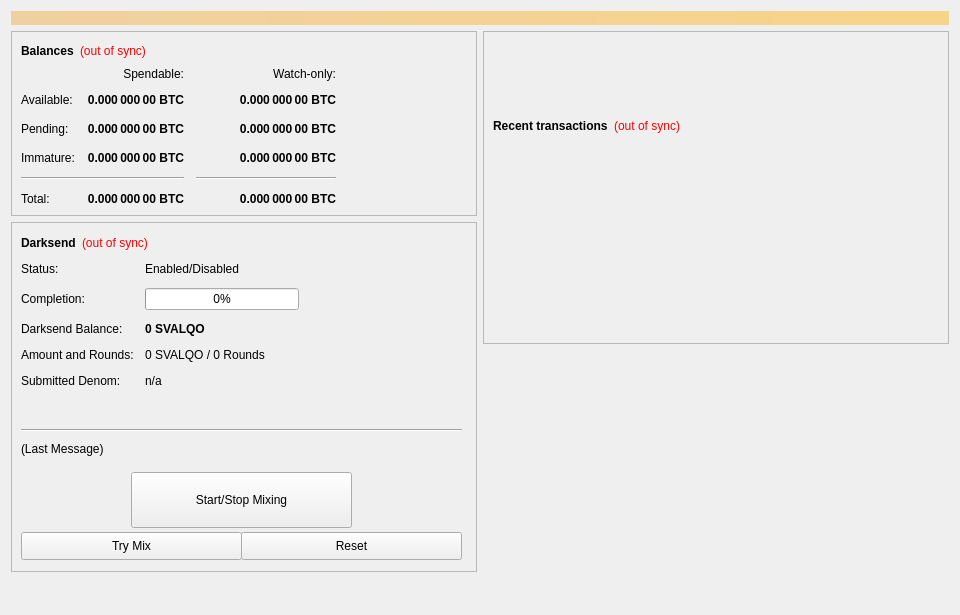
<?xml version="1.0" encoding="UTF-8"?>
<ui version="4.0">
 <class>OverviewPage</class>
 <widget class="QWidget" name="OverviewPage">
  <property name="geometry">
   <rect>
    <x>0</x>
    <y>0</y>
    <width>960</width>
    <height>615</height>
   </rect>
  </property>
  <property name="minimumSize">
   <size>
    <width>960</width>
    <height>0</height>
   </size>
  </property>
  <property name="windowTitle">
   <string>Form</string>
  </property>
  <layout class="QVBoxLayout" name="topLayout">
   <item>
    <widget class="QLabel" name="labelAlerts">
     <property name="visible">
      <bool>false</bool>
     </property>
     <property name="styleSheet">
      <string notr="true">background-color: qlineargradient(x1: 0, y1: 0, x2: 1, y2: 0, stop:0 #F0D0A0, stop:1 #F8D488); color:#000000;</string>
     </property>
     <property name="wordWrap">
      <bool>true</bool>
     </property>
     <property name="margin">
      <number>3</number>
     </property>
    </widget>
   </item>
   <item>
    <layout class="QHBoxLayout" name="horizontalLayout" stretch="1,1">
     <item>
      <layout class="QVBoxLayout" name="verticalLayout_2">
       <item>
        <widget class="QFrame" name="frame">
         <property name="frameShape">
          <enum>QFrame::StyledPanel</enum>
         </property>
         <property name="frameShadow">
          <enum>QFrame::Raised</enum>
         </property>
         <layout class="QVBoxLayout" name="verticalLayout_4">
          <item>
           <layout class="QHBoxLayout" name="horizontalLayout_4">
            <item>
             <widget class="QLabel" name="label_5">
              <property name="font">
               <font>
                <weight>75</weight>
                <bold>true</bold>
               </font>
              </property>
              <property name="text">
               <string>Balances</string>
              </property>
             </widget>
            </item>
            <item>
             <widget class="QLabel" name="labelWalletStatus">
              <property name="cursor">
               <cursorShape>WhatsThisCursor</cursorShape>
              </property>
              <property name="toolTip">
               <string>The displayed information may be out of date. Your wallet automatically synchronizes with the SVALQO network after a connection is established, but this process has not completed yet.</string>
              </property>
              <property name="styleSheet">
               <string notr="true">QLabel { color: red; }</string>
              </property>
              <property name="text">
               <string notr="true">(out of sync)</string>
              </property>
              <property name="alignment">
               <set>Qt::AlignLeading|Qt::AlignLeft|Qt::AlignVCenter</set>
              </property>
             </widget>
            </item>
            <item>
             <spacer name="horizontalSpacer_3">
              <property name="orientation">
               <enum>Qt::Horizontal</enum>
              </property>
              <property name="sizeHint" stdset="0">
               <size>
                <width>40</width>
                <height>20</height>
               </size>
              </property>
             </spacer>
            </item>
           </layout>
          </item>
          <item>
           <layout class="QGridLayout" name="gridLayout">
            <property name="spacing">
             <number>12</number>
            </property>
            <item row="2" column="2">
             <widget class="QLabel" name="labelWatchPending">
              <property name="font">
               <font>
                <weight>75</weight>
                <bold>true</bold>
               </font>
              </property>
              <property name="cursor">
               <cursorShape>IBeamCursor</cursorShape>
              </property>
              <property name="toolTip">
               <string>Unconfirmed transactions to watch-only addresses</string>
              </property>
              <property name="text">
               <string notr="true">0.000 000 00 BTC</string>
              </property>
              <property name="alignment">
               <set>Qt::AlignRight|Qt::AlignTrailing|Qt::AlignVCenter</set>
              </property>
              <property name="textInteractionFlags">
               <set>Qt::LinksAccessibleByMouse|Qt::TextSelectableByKeyboard|Qt::TextSelectableByMouse</set>
              </property>
             </widget>
            </item>
            <item row="2" column="1">
             <widget class="QLabel" name="labelUnconfirmed">
              <property name="font">
               <font>
                <weight>75</weight>
                <bold>true</bold>
               </font>
              </property>
              <property name="cursor">
               <cursorShape>IBeamCursor</cursorShape>
              </property>
              <property name="toolTip">
               <string>Total of transactions that have yet to be confirmed, and do not yet count toward the spendable balance</string>
              </property>
              <property name="text">
               <string notr="true">0.000 000 00 BTC</string>
              </property>
              <property name="alignment">
               <set>Qt::AlignRight|Qt::AlignTrailing|Qt::AlignVCenter</set>
              </property>
              <property name="textInteractionFlags">
               <set>Qt::LinksAccessibleByMouse|Qt::TextSelectableByKeyboard|Qt::TextSelectableByMouse</set>
              </property>
             </widget>
            </item>
            <item row="3" column="2">
             <widget class="QLabel" name="labelWatchImmature">
              <property name="font">
               <font>
                <weight>75</weight>
                <bold>true</bold>
               </font>
              </property>
              <property name="cursor">
               <cursorShape>IBeamCursor</cursorShape>
              </property>
              <property name="toolTip">
               <string>Staked or masternode rewards in watch-only addresses that has not yet matured</string>
              </property>
              <property name="text">
               <string notr="true">0.000 000 00 BTC</string>
              </property>
              <property name="alignment">
               <set>Qt::AlignRight|Qt::AlignTrailing|Qt::AlignVCenter</set>
              </property>
              <property name="textInteractionFlags">
               <set>Qt::LinksAccessibleByMouse|Qt::TextSelectableByKeyboard|Qt::TextSelectableByMouse</set>
              </property>
             </widget>
            </item>
            <item row="4" column="0" colspan="2">
             <widget class="Line" name="lineSpendableBalance">
              <property name="orientation">
               <enum>Qt::Horizontal</enum>
              </property>
             </widget>
            </item>
            <item row="4" column="2">
             <widget class="Line" name="lineWatchBalance">
              <property name="sizePolicy">
               <sizepolicy hsizetype="Preferred" vsizetype="Fixed">
                <horstretch>0</horstretch>
                <verstretch>0</verstretch>
               </sizepolicy>
              </property>
              <property name="minimumSize">
               <size>
                <width>140</width>
                <height>0</height>
               </size>
              </property>
              <property name="orientation">
               <enum>Qt::Horizontal</enum>
              </property>
             </widget>
            </item>
            <item row="5" column="0">
             <widget class="QLabel" name="labelTotalText">
              <property name="text">
               <string>Total:</string>
              </property>
             </widget>
            </item>
            <item row="3" column="1">
             <widget class="QLabel" name="labelImmature">
              <property name="font">
               <font>
                <weight>75</weight>
                <bold>true</bold>
               </font>
              </property>
              <property name="cursor">
               <cursorShape>IBeamCursor</cursorShape>
              </property>
              <property name="toolTip">
               <string>Staked or masternode rewards that has not yet matured</string>
              </property>
              <property name="text">
               <string notr="true">0.000 000 00 BTC</string>
              </property>
              <property name="alignment">
               <set>Qt::AlignRight|Qt::AlignTrailing|Qt::AlignVCenter</set>
              </property>
              <property name="textInteractionFlags">
               <set>Qt::LinksAccessibleByMouse|Qt::TextSelectableByKeyboard|Qt::TextSelectableByMouse</set>
              </property>
             </widget>
            </item>
            <item row="2" column="3">
             <spacer name="horizontalSpacer_2">
              <property name="orientation">
               <enum>Qt::Horizontal</enum>
              </property>
              <property name="sizeHint" stdset="0">
               <size>
                <width>40</width>
                <height>20</height>
               </size>
              </property>
             </spacer>
            </item>
            <item row="3" column="0">
             <widget class="QLabel" name="labelImmatureText">
              <property name="text">
               <string>Immature:</string>
              </property>
             </widget>
            </item>
            <item row="5" column="1">
             <widget class="QLabel" name="labelTotal">
              <property name="font">
               <font>
                <weight>75</weight>
                <bold>true</bold>
               </font>
              </property>
              <property name="cursor">
               <cursorShape>IBeamCursor</cursorShape>
              </property>
              <property name="toolTip">
               <string>Your current total balance</string>
              </property>
              <property name="text">
               <string notr="true">0.000 000 00 BTC</string>
              </property>
              <property name="alignment">
               <set>Qt::AlignRight|Qt::AlignTrailing|Qt::AlignVCenter</set>
              </property>
              <property name="textInteractionFlags">
               <set>Qt::LinksAccessibleByMouse|Qt::TextSelectableByKeyboard|Qt::TextSelectableByMouse</set>
              </property>
             </widget>
            </item>
            <item row="5" column="2">
             <widget class="QLabel" name="labelWatchTotal">
              <property name="font">
               <font>
                <weight>75</weight>
                <bold>true</bold>
               </font>
              </property>
              <property name="cursor">
               <cursorShape>IBeamCursor</cursorShape>
              </property>
              <property name="toolTip">
               <string>Current total balance in watch-only addresses</string>
              </property>
              <property name="text">
               <string notr="true">0.000 000 00 BTC</string>
              </property>
              <property name="alignment">
               <set>Qt::AlignRight|Qt::AlignTrailing|Qt::AlignVCenter</set>
              </property>
              <property name="textInteractionFlags">
               <set>Qt::LinksAccessibleByMouse|Qt::TextSelectableByKeyboard|Qt::TextSelectableByMouse</set>
              </property>
             </widget>
            </item>
            <item row="0" column="2">
             <widget class="QLabel" name="labelWatchonly">
              <property name="text">
               <string>Watch-only:</string>
              </property>
              <property name="alignment">
               <set>Qt::AlignRight|Qt::AlignTrailing|Qt::AlignVCenter</set>
              </property>
             </widget>
            </item>
            <item row="1" column="0">
             <widget class="QLabel" name="labelBalanceText">
              <property name="text">
               <string>Available:</string>
              </property>
             </widget>
            </item>
            <item row="1" column="1">
             <widget class="QLabel" name="labelBalance">
              <property name="font">
               <font>
                <weight>75</weight>
                <bold>true</bold>
               </font>
              </property>
              <property name="cursor">
               <cursorShape>IBeamCursor</cursorShape>
              </property>
              <property name="toolTip">
               <string>Your current spendable balance</string>
              </property>
              <property name="text">
               <string notr="true">0.000 000 00 BTC</string>
              </property>
              <property name="alignment">
               <set>Qt::AlignRight|Qt::AlignTrailing|Qt::AlignVCenter</set>
              </property>
              <property name="textInteractionFlags">
               <set>Qt::LinksAccessibleByMouse|Qt::TextSelectableByKeyboard|Qt::TextSelectableByMouse</set>
              </property>
             </widget>
            </item>
            <item row="1" column="2">
             <widget class="QLabel" name="labelWatchAvailable">
              <property name="font">
               <font>
                <weight>75</weight>
                <bold>true</bold>
               </font>
              </property>
              <property name="cursor">
               <cursorShape>IBeamCursor</cursorShape>
              </property>
              <property name="toolTip">
               <string>Your current balance in watch-only addresses</string>
              </property>
              <property name="text">
               <string notr="true">0.000 000 00 BTC</string>
              </property>
              <property name="alignment">
               <set>Qt::AlignRight|Qt::AlignTrailing|Qt::AlignVCenter</set>
              </property>
              <property name="textInteractionFlags">
               <set>Qt::LinksAccessibleByMouse|Qt::TextSelectableByKeyboard|Qt::TextSelectableByMouse</set>
              </property>
             </widget>
            </item>
            <item row="2" column="0">
             <widget class="QLabel" name="labelPendingText">
              <property name="text">
               <string>Pending:</string>
              </property>
             </widget>
            </item>
            <item row="0" column="1">
             <widget class="QLabel" name="labelSpendable">
              <property name="text">
               <string>Spendable:</string>
              </property>
              <property name="alignment">
               <set>Qt::AlignRight|Qt::AlignTrailing|Qt::AlignVCenter</set>
              </property>
             </widget>
            </item>
           </layout>
          </item>
         </layout>
        </widget>
       </item>
       <item>
        <widget class="QFrame" name="frameDarksend">
         <property name="minimumSize">
          <size>
           <width>0</width>
           <height>350</height>
          </size>
         </property>
         <property name="layoutDirection">
          <enum>Qt::LeftToRight</enum>
         </property>
         <property name="frameShape">
          <enum>QFrame::StyledPanel</enum>
         </property>
         <property name="frameShadow">
          <enum>QFrame::Raised</enum>
         </property>
         <widget class="QWidget" name="formLayoutWidget">
          <property name="geometry">
           <rect>
            <x>10</x>
            <y>40</y>
            <width>451</width>
            <height>161</height>
           </rect>
          </property>
          <layout class="QFormLayout" name="formLayout">
           <property name="fieldGrowthPolicy">
            <enum>QFormLayout::AllNonFixedFieldsGrow</enum>
           </property>
           <property name="horizontalSpacing">
            <number>11</number>
           </property>
           <property name="verticalSpacing">
            <number>12</number>
           </property>
           <item row="0" column="0">
            <widget class="QLabel" name="label_6">
             <property name="text">
              <string>Status:</string>
             </property>
            </widget>
           </item>
           <item row="1" column="0">
            <widget class="QLabel" name="label_7">
             <property name="text">
              <string>Completion:</string>
             </property>
            </widget>
           </item>
           <item row="1" column="1">
            <widget class="QProgressBar" name="DarksendProgress">
             <property name="maximumSize">
              <size>
               <width>154</width>
               <height>16777215</height>
              </size>
             </property>
             <property name="value">
              <number>0</number>
             </property>
            </widget>
           </item>
           <item row="2" column="0">
            <widget class="QLabel" name="labelAnonymizedText">
             <property name="text">
              <string>Darksend Balance:</string>
             </property>
            </widget>
           </item>
           <item row="2" column="1">
            <widget class="QLabel" name="labelAnonymized">
             <property name="font">
              <font>
               <weight>75</weight>
               <bold>true</bold>
              </font>
             </property>
             <property name="text">
              <string notr="true">0 SVALQO</string>
             </property>
            </widget>
           </item>
           <item row="3" column="0">
            <widget class="QLabel" name="label_8">
             <property name="text">
              <string>Amount and Rounds:</string>
             </property>
            </widget>
           </item>
           <item row="3" column="1">
            <widget class="QLabel" name="labelAmountRounds">
             <property name="text">
              <string>0 SVALQO / 0 Rounds</string>
             </property>
            </widget>
           </item>
           <item row="4" column="0">
            <widget class="QLabel" name="label_9">
             <property name="text">
              <string>Submitted Denom:</string>
             </property>
            </widget>
           </item>
           <item row="4" column="1">
            <widget class="QLabel" name="labelSubmittedDenom">
             <property name="toolTip">
              <string>The denominations you submitted to the Masternode.&lt;br&gt;To mix, other users must submit the exact same denominations.</string>
             </property>
             <property name="text">
              <string>n/a</string>
             </property>
            </widget>
           </item>
           <item row="0" column="1">
            <widget class="QLabel" name="DarksendEnabled">
             <property name="text">
              <string>Enabled/Disabled</string>
             </property>
            </widget>
           </item>
          </layout>
         </widget>
         <widget class="QPushButton" name="runAutoDenom">
          <property name="geometry">
           <rect>
            <x>251</x>
            <y>17</y>
            <width>1</width>
            <height>1</height>
           </rect>
          </property>
          <property name="palette">
           <palette>
            <active>
             <colorrole role="WindowText">
              <brush brushstyle="SolidPattern">
               <color alpha="255">
                <red>0</red>
                <green>0</green>
                <blue>0</blue>
               </color>
              </brush>
             </colorrole>
             <colorrole role="Button">
              <brush brushstyle="SolidPattern">
               <color alpha="255">
                <red>239</red>
                <green>238</green>
                <blue>238</blue>
               </color>
              </brush>
             </colorrole>
             <colorrole role="Light">
              <brush brushstyle="SolidPattern">
               <color alpha="255">
                <red>255</red>
                <green>255</green>
                <blue>255</blue>
               </color>
              </brush>
             </colorrole>
             <colorrole role="Midlight">
              <brush brushstyle="SolidPattern">
               <color alpha="255">
                <red>247</red>
                <green>246</green>
                <blue>246</blue>
               </color>
              </brush>
             </colorrole>
             <colorrole role="Dark">
              <brush brushstyle="SolidPattern">
               <color alpha="255">
                <red>119</red>
                <green>119</green>
                <blue>119</blue>
               </color>
              </brush>
             </colorrole>
             <colorrole role="Mid">
              <brush brushstyle="SolidPattern">
               <color alpha="255">
                <red>159</red>
                <green>159</green>
                <blue>159</blue>
               </color>
              </brush>
             </colorrole>
             <colorrole role="Text">
              <brush brushstyle="SolidPattern">
               <color alpha="255">
                <red>0</red>
                <green>0</green>
                <blue>0</blue>
               </color>
              </brush>
             </colorrole>
             <colorrole role="BrightText">
              <brush brushstyle="SolidPattern">
               <color alpha="255">
                <red>255</red>
                <green>255</green>
                <blue>255</blue>
               </color>
              </brush>
             </colorrole>
             <colorrole role="ButtonText">
              <brush brushstyle="SolidPattern">
               <color alpha="255">
                <red>0</red>
                <green>0</green>
                <blue>0</blue>
               </color>
              </brush>
             </colorrole>
             <colorrole role="Base">
              <brush brushstyle="SolidPattern">
               <color alpha="255">
                <red>255</red>
                <green>255</green>
                <blue>255</blue>
               </color>
              </brush>
             </colorrole>
             <colorrole role="Window">
              <brush brushstyle="SolidPattern">
               <color alpha="255">
                <red>239</red>
                <green>238</green>
                <blue>238</blue>
               </color>
              </brush>
             </colorrole>
             <colorrole role="Shadow">
              <brush brushstyle="SolidPattern">
               <color alpha="255">
                <red>0</red>
                <green>0</green>
                <blue>0</blue>
               </color>
              </brush>
             </colorrole>
             <colorrole role="AlternateBase">
              <brush brushstyle="SolidPattern">
               <color alpha="255">
                <red>247</red>
                <green>246</green>
                <blue>246</blue>
               </color>
              </brush>
             </colorrole>
             <colorrole role="ToolTipBase">
              <brush brushstyle="SolidPattern">
               <color alpha="255">
                <red>255</red>
                <green>255</green>
                <blue>220</blue>
               </color>
              </brush>
             </colorrole>
             <colorrole role="ToolTipText">
              <brush brushstyle="SolidPattern">
               <color alpha="255">
                <red>0</red>
                <green>0</green>
                <blue>0</blue>
               </color>
              </brush>
             </colorrole>
            </active>
            <inactive>
             <colorrole role="WindowText">
              <brush brushstyle="SolidPattern">
               <color alpha="255">
                <red>0</red>
                <green>0</green>
                <blue>0</blue>
               </color>
              </brush>
             </colorrole>
             <colorrole role="Button">
              <brush brushstyle="SolidPattern">
               <color alpha="255">
                <red>239</red>
                <green>238</green>
                <blue>238</blue>
               </color>
              </brush>
             </colorrole>
             <colorrole role="Light">
              <brush brushstyle="SolidPattern">
               <color alpha="255">
                <red>255</red>
                <green>255</green>
                <blue>255</blue>
               </color>
              </brush>
             </colorrole>
             <colorrole role="Midlight">
              <brush brushstyle="SolidPattern">
               <color alpha="255">
                <red>247</red>
                <green>246</green>
                <blue>246</blue>
               </color>
              </brush>
             </colorrole>
             <colorrole role="Dark">
              <brush brushstyle="SolidPattern">
               <color alpha="255">
                <red>119</red>
                <green>119</green>
                <blue>119</blue>
               </color>
              </brush>
             </colorrole>
             <colorrole role="Mid">
              <brush brushstyle="SolidPattern">
               <color alpha="255">
                <red>159</red>
                <green>159</green>
                <blue>159</blue>
               </color>
              </brush>
             </colorrole>
             <colorrole role="Text">
              <brush brushstyle="SolidPattern">
               <color alpha="255">
                <red>0</red>
                <green>0</green>
                <blue>0</blue>
               </color>
              </brush>
             </colorrole>
             <colorrole role="BrightText">
              <brush brushstyle="SolidPattern">
               <color alpha="255">
                <red>255</red>
                <green>255</green>
                <blue>255</blue>
               </color>
              </brush>
             </colorrole>
             <colorrole role="ButtonText">
              <brush brushstyle="SolidPattern">
               <color alpha="255">
                <red>0</red>
                <green>0</green>
                <blue>0</blue>
               </color>
              </brush>
             </colorrole>
             <colorrole role="Base">
              <brush brushstyle="SolidPattern">
               <color alpha="255">
                <red>255</red>
                <green>255</green>
                <blue>255</blue>
               </color>
              </brush>
             </colorrole>
             <colorrole role="Window">
              <brush brushstyle="SolidPattern">
               <color alpha="255">
                <red>239</red>
                <green>238</green>
                <blue>238</blue>
               </color>
              </brush>
             </colorrole>
             <colorrole role="Shadow">
              <brush brushstyle="SolidPattern">
               <color alpha="255">
                <red>0</red>
                <green>0</green>
                <blue>0</blue>
               </color>
              </brush>
             </colorrole>
             <colorrole role="AlternateBase">
              <brush brushstyle="SolidPattern">
               <color alpha="255">
                <red>247</red>
                <green>246</green>
                <blue>246</blue>
               </color>
              </brush>
             </colorrole>
             <colorrole role="ToolTipBase">
              <brush brushstyle="SolidPattern">
               <color alpha="255">
                <red>255</red>
                <green>255</green>
                <blue>220</blue>
               </color>
              </brush>
             </colorrole>
             <colorrole role="ToolTipText">
              <brush brushstyle="SolidPattern">
               <color alpha="255">
                <red>0</red>
                <green>0</green>
                <blue>0</blue>
               </color>
              </brush>
             </colorrole>
            </inactive>
            <disabled>
             <colorrole role="WindowText">
              <brush brushstyle="SolidPattern">
               <color alpha="255">
                <red>119</red>
                <green>119</green>
                <blue>119</blue>
               </color>
              </brush>
             </colorrole>
             <colorrole role="Button">
              <brush brushstyle="SolidPattern">
               <color alpha="255">
                <red>239</red>
                <green>238</green>
                <blue>238</blue>
               </color>
              </brush>
             </colorrole>
             <colorrole role="Light">
              <brush brushstyle="SolidPattern">
               <color alpha="255">
                <red>255</red>
                <green>255</green>
                <blue>255</blue>
               </color>
              </brush>
             </colorrole>
             <colorrole role="Midlight">
              <brush brushstyle="SolidPattern">
               <color alpha="255">
                <red>247</red>
                <green>246</green>
                <blue>246</blue>
               </color>
              </brush>
             </colorrole>
             <colorrole role="Dark">
              <brush brushstyle="SolidPattern">
               <color alpha="255">
                <red>119</red>
                <green>119</green>
                <blue>119</blue>
               </color>
              </brush>
             </colorrole>
             <colorrole role="Mid">
              <brush brushstyle="SolidPattern">
               <color alpha="255">
                <red>159</red>
                <green>159</green>
                <blue>159</blue>
               </color>
              </brush>
             </colorrole>
             <colorrole role="Text">
              <brush brushstyle="SolidPattern">
               <color alpha="255">
                <red>119</red>
                <green>119</green>
                <blue>119</blue>
               </color>
              </brush>
             </colorrole>
             <colorrole role="BrightText">
              <brush brushstyle="SolidPattern">
               <color alpha="255">
                <red>255</red>
                <green>255</green>
                <blue>255</blue>
               </color>
              </brush>
             </colorrole>
             <colorrole role="ButtonText">
              <brush brushstyle="SolidPattern">
               <color alpha="255">
                <red>119</red>
                <green>119</green>
                <blue>119</blue>
               </color>
              </brush>
             </colorrole>
             <colorrole role="Base">
              <brush brushstyle="SolidPattern">
               <color alpha="255">
                <red>239</red>
                <green>238</green>
                <blue>238</blue>
               </color>
              </brush>
             </colorrole>
             <colorrole role="Window">
              <brush brushstyle="SolidPattern">
               <color alpha="255">
                <red>239</red>
                <green>238</green>
                <blue>238</blue>
               </color>
              </brush>
             </colorrole>
             <colorrole role="Shadow">
              <brush brushstyle="SolidPattern">
               <color alpha="255">
                <red>0</red>
                <green>0</green>
                <blue>0</blue>
               </color>
              </brush>
             </colorrole>
             <colorrole role="AlternateBase">
              <brush brushstyle="SolidPattern">
               <color alpha="255">
                <red>239</red>
                <green>238</green>
                <blue>238</blue>
               </color>
              </brush>
             </colorrole>
             <colorrole role="ToolTipBase">
              <brush brushstyle="SolidPattern">
               <color alpha="255">
                <red>255</red>
                <green>255</green>
                <blue>220</blue>
               </color>
              </brush>
             </colorrole>
             <colorrole role="ToolTipText">
              <brush brushstyle="SolidPattern">
               <color alpha="255">
                <red>0</red>
                <green>0</green>
                <blue>0</blue>
               </color>
              </brush>
             </colorrole>
            </disabled>
           </palette>
          </property>
          <property name="focusPolicy">
           <enum>Qt::NoFocus</enum>
          </property>
          <property name="autoFillBackground">
           <bool>true</bool>
          </property>
          <property name="text">
           <string/>
          </property>
          <property name="flat">
           <bool>true</bool>
          </property>
         </widget>
         <widget class="QPushButton" name="toggleDarksend">
          <property name="geometry">
           <rect>
            <x>120</x>
            <y>250</y>
            <width>221</width>
            <height>56</height>
           </rect>
          </property>
          <property name="sizePolicy">
           <sizepolicy hsizetype="MinimumExpanding" vsizetype="Fixed">
            <horstretch>0</horstretch>
            <verstretch>0</verstretch>
           </sizepolicy>
          </property>
          <property name="text">
           <string>Start/Stop Mixing</string>
          </property>
         </widget>
         <widget class="Line" name="lineLastMessage">
          <property name="geometry">
           <rect>
            <x>10</x>
            <y>200</y>
            <width>441</width>
            <height>16</height>
           </rect>
          </property>
          <property name="orientation">
           <enum>Qt::Horizontal</enum>
          </property>
         </widget>
         <widget class="QLabel" name="DarksendStatus">
          <property name="geometry">
           <rect>
            <x>10</x>
            <y>220</y>
            <width>451</width>
            <height>61</height>
           </rect>
          </property>
          <property name="minimumSize">
           <size>
            <width>288</width>
            <height>43</height>
           </size>
          </property>
          <property name="text">
           <string>(Last Message)</string>
          </property>
          <property name="alignment">
           <set>Qt::AlignLeading|Qt::AlignLeft|Qt::AlignTop</set>
          </property>
          <property name="wordWrap">
           <bool>true</bool>
          </property>
         </widget>
         <widget class="QPushButton" name="DarksendAuto">
          <property name="geometry">
           <rect>
            <x>10</x>
            <y>310</y>
            <width>221</width>
            <height>28</height>
           </rect>
          </property>
          <property name="sizePolicy">
           <sizepolicy hsizetype="MinimumExpanding" vsizetype="Fixed">
            <horstretch>0</horstretch>
            <verstretch>0</verstretch>
           </sizepolicy>
          </property>
          <property name="toolTip">
           <string>Try to manually submit a Darksend request.</string>
          </property>
          <property name="text">
           <string>Try Mix</string>
          </property>
         </widget>
         <widget class="QPushButton" name="DarksendReset">
          <property name="geometry">
           <rect>
            <x>230</x>
            <y>310</y>
            <width>221</width>
            <height>28</height>
           </rect>
          </property>
          <property name="sizePolicy">
           <sizepolicy hsizetype="MinimumExpanding" vsizetype="Fixed">
            <horstretch>0</horstretch>
            <verstretch>0</verstretch>
           </sizepolicy>
          </property>
          <property name="toolTip">
           <string>Reset the current status of Darksend (can interrupt Darksend if it's in the process of Mixing, which can cost you money!)</string>
          </property>
          <property name="autoFillBackground">
           <bool>false</bool>
          </property>
          <property name="text">
           <string>Reset</string>
          </property>
         </widget>
         <widget class="QWidget" name="layoutWidget">
          <property name="geometry">
           <rect>
            <x>10</x>
            <y>10</y>
            <width>431</width>
            <height>22</height>
           </rect>
          </property>
          <layout class="QHBoxLayout" name="horizontalLayout_5">
           <item>
            <widget class="QLabel" name="label_2">
             <property name="font">
              <font>
               <weight>75</weight>
               <bold>true</bold>
              </font>
             </property>
             <property name="text">
              <string>Darksend</string>
             </property>
            </widget>
           </item>
           <item>
            <widget class="QLabel" name="labelDarksendSyncStatus">
             <property name="toolTip">
              <string>The displayed information may be out of date. Your wallet automatically synchronizes with the SVALQO network after a connection is established, but this process has not completed yet.</string>
             </property>
             <property name="styleSheet">
              <string notr="true">QLabel { color: red; }</string>
             </property>
             <property name="text">
              <string notr="true">(out of sync)</string>
             </property>
             <property name="alignment">
              <set>Qt::AlignLeading|Qt::AlignLeft|Qt::AlignVCenter</set>
             </property>
            </widget>
           </item>
           <item>
            <spacer name="horizontalSpacer_4">
             <property name="orientation">
              <enum>Qt::Horizontal</enum>
             </property>
             <property name="sizeHint" stdset="0">
              <size>
               <width>40</width>
               <height>20</height>
              </size>
             </property>
            </spacer>
           </item>
          </layout>
         </widget>
        </widget>
       </item>
       <item>
        <spacer name="verticalSpacer">
         <property name="orientation">
          <enum>Qt::Vertical</enum>
         </property>
         <property name="sizeHint" stdset="0">
          <size>
           <width>20</width>
           <height>40</height>
          </size>
         </property>
        </spacer>
       </item>
      </layout>
     </item>
     <item>
      <layout class="QVBoxLayout" name="verticalLayout_3">
       <item>
        <widget class="QFrame" name="frame_2">
         <property name="frameShape">
          <enum>QFrame::StyledPanel</enum>
         </property>
         <property name="frameShadow">
          <enum>QFrame::Raised</enum>
         </property>
         <layout class="QVBoxLayout" name="verticalLayout">
          <item>
           <spacer name="verticalSpacer_3">
            <property name="orientation">
             <enum>Qt::Vertical</enum>
            </property>
            <property name="sizeType">
             <enum>QSizePolicy::Fixed</enum>
            </property>
            <property name="sizeHint" stdset="0">
             <size>
              <width>20</width>
              <height>75</height>
             </size>
            </property>
           </spacer>
          </item>
          <item>
           <layout class="QHBoxLayout" name="horizontalLayout_2">
            <item>
             <widget class="QLabel" name="label_4">
              <property name="font">
               <font>
                <weight>75</weight>
                <bold>true</bold>
               </font>
              </property>
              <property name="text">
               <string>Recent transactions</string>
              </property>
             </widget>
            </item>
            <item>
             <widget class="QLabel" name="labelTransactionsStatus">
              <property name="cursor">
               <cursorShape>WhatsThisCursor</cursorShape>
              </property>
              <property name="toolTip">
               <string>The displayed information may be out of date. Your wallet automatically synchronizes with the SVALQO network after a connection is established, but this process has not completed yet.</string>
              </property>
              <property name="styleSheet">
               <string notr="true">QLabel { color: red; }</string>
              </property>
              <property name="text">
               <string notr="true">(out of sync)</string>
              </property>
              <property name="alignment">
               <set>Qt::AlignRight|Qt::AlignTrailing|Qt::AlignVCenter</set>
              </property>
             </widget>
            </item>
            <item>
             <spacer name="horizontalSpacer">
              <property name="orientation">
               <enum>Qt::Horizontal</enum>
              </property>
              <property name="sizeHint" stdset="0">
               <size>
                <width>40</width>
                <height>20</height>
               </size>
              </property>
             </spacer>
            </item>
           </layout>
          </item>
          <item>
           <widget class="QListView" name="listTransactions">
            <property name="styleSheet">
             <string notr="true">QListView { background: transparent; }</string>
            </property>
            <property name="frameShape">
             <enum>QFrame::NoFrame</enum>
            </property>
            <property name="verticalScrollBarPolicy">
             <enum>Qt::ScrollBarAlwaysOff</enum>
            </property>
            <property name="horizontalScrollBarPolicy">
             <enum>Qt::ScrollBarAlwaysOff</enum>
            </property>
            <property name="selectionMode">
             <enum>QAbstractItemView::NoSelection</enum>
            </property>
           </widget>
          </item>
         </layout>
        </widget>
       </item>
       <item>
        <spacer name="verticalSpacer_2">
         <property name="orientation">
          <enum>Qt::Vertical</enum>
         </property>
         <property name="sizeType">
          <enum>QSizePolicy::Expanding</enum>
         </property>
         <property name="sizeHint" stdset="0">
          <size>
           <width>20</width>
           <height>40</height>
          </size>
         </property>
        </spacer>
       </item>
      </layout>
     </item>
    </layout>
   </item>
  </layout>
 </widget>
 <resources/>
 <connections/>
</ui>
